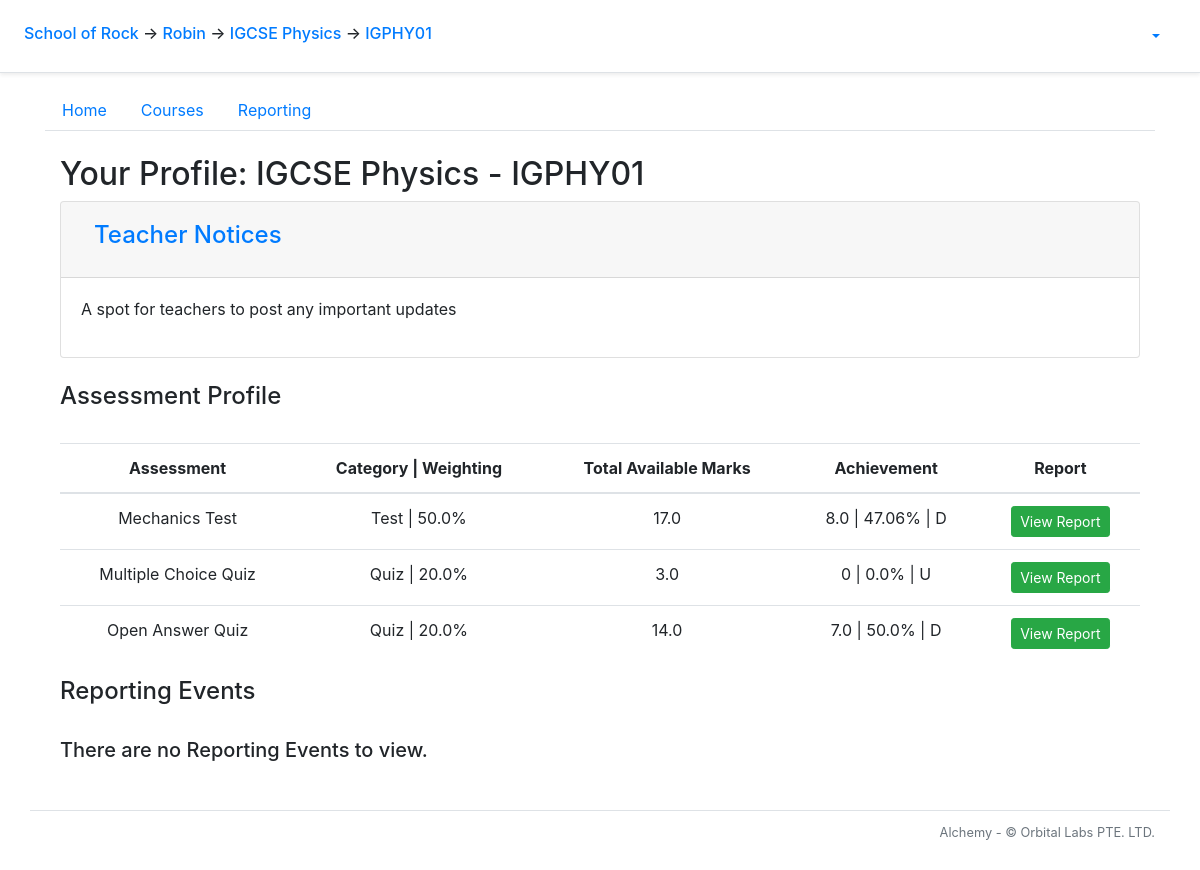
/student/1/course-view/1, run on the app's committed database.
### alchemy/models.py (models this page shows, shortened)
class School(db.Model):
    __tablename__ = 'school'
    id = db.Column(db.Integer, primary_key=True)
    name = db.Column(db.String(50))
    departments = db.relationship('Department', backref='school')
    snapshots = db.relationship('Snapshot', backref='school')

class AwsUser(db.Model):
    __tablename__ = 'aws_user'
    id = db.Column(db.Integer, primary_key=True)
    sub = db.Column(db.String(64), unique=True) # UUID string
    username = db.Column(db.String(64), nullable=False)
    group = db.Column(db.String(64), nullable=False) # Would we support multiple groups per user?
    email = db.Column(db.String(64))
    given_name = db.Column(db.String(32))
    family_name = db.Column(db.String(32))
    USER_ATTRIBUTES = ('given_name', 'family_name', 'email')

class Course(db.Model):
    __tablename__ = 'course'
    id = db.Column(db.Integer, primary_key=True)
    name = db.Column(db.String(20), nullable=False)
    department_id = db.Column(db.Integer, db.ForeignKey('department.id'))
    questions = db.relationship('Question', backref = 'q_course')
    tags = db.relationship('Tag', backref='tag_course')
    clazzes = db.relationship('Clazz', backref='course')
    papers = db.relationship('Paper', backref='course')
    grade_levels = db.relationship('GradeLevel', backref='grade_levels')
    assessment_categories = db.relationship('AssessmentCategory', backref='assessment_categories')
    checkpoints = db.relationship('Checkpoint', backref='course')

class Clazz(db.Model):
    __tablename__ = 'clazz'
    id = db.Column(db.Integer, primary_key=True)
    code = db.Column(db.String(20), nullable=False)
    course_id = db.Column(db.Integer, db.ForeignKey('course.id'))
    students = db.relationship('Student', secondary=clazzes_students, back_populates='clazzes',
        order_by='Student.id')

class Paper(db.Model):
    __tablename__ = 'paper'
    id = db.Column(db.Integer, primary_key=True)
    title = db.Column(db.String(50), nullable=False)
    scores = db.relationship('Score', backref='paper')
    paper_questions = db.relationship('PaperQuestion',
            order_by='PaperQuestion.order_number',
            collection_class=ordering_list('order_number', count_from=1))
    course_id = db.Column(db.Integer, db.ForeignKey('course.id'))
    category_id = db.Column(db.Integer, db.ForeignKey('assessment_category.id'), nullable=False)
    category = db.relationship('AssessmentCategory', back_populates='papers')
    checkpoints = db.relationship('Checkpoint', secondary=checkpoints_papers, back_populates='papers')
    @sqlalchemy.orm.reconstructor
    def __paper_construct__(self):
        self.build_profile()
    def build_profile(self):
        self.profile = paper_profile.PaperProfile()
        self.profile.total_questions = len(self.paper_questions)
        tag_list = []
        for pq in self.paper_questions:
            if len(pq.question.all_solutions) > 1:
                self.profile.total_mc_questions += 1
                self.profile.total_mc_points += pq.question.points
            elif len(pq.question.all_solutions) == 1:
                self.profile.total_oa_questions += 1
                self.profile.total_oa_points += pq.question.points
            else:
                pass
            self.profile.total_points += pq.question.points
            for tag in pq.question.tags:
                if tag not in tag_list:
                    tag_list.append(tag)
        if self.profile.total_mc_questions > 0:
            self.profile.has_mc_questions = True
        if self.profile.total_points != 0:
            self.profile.mcq_points_norm_ratio = round(self.profile.total_mc_points/self.profile.total_points*100, 1)
            self.profile.oaq_points_norm_ratio = round(self.profile.total_oa_points/self.profile.total_points*100, 1)
        for tag in tag_list:
            new_tag_profile = paper_profile.build_tag_profile(self, tag)
            new_tag_profile.calculate_q_percentage(self.profile)
            new_tag_profile.calculate_p_percentage(self.profile)
            self.profile.tag_profile_list.append(new_tag_profile)

class AssessmentCategory(db.Model):
    __tablename__ = 'assessment_category'
    id = db.Column(db.Integer, primary_key=True)
    name = db.Column(db.String())
    weight = db.Column(db.Float)
    course_id = db.Column(db.Integer, db.ForeignKey('course.id'), nullable=False)
    papers = db.relationship('Paper', back_populates='category')

### alchemy/views/student.py (the view)
@bp_student.route('/course-view/<int:course_id>')
@auth_manager.require_group
def course_view(course_id):
    g.course = models.Course.query.filter_by(id = course_id).first()
    for clazz in g.student.clazzes:
        if clazz.course.id == g.course.id:
            g.clazz = clazz
    course_profile = data_manager.StudentCourseProfile(g.student, g.course)
    return flask.render_template('student/course_view.html', profile = course_profile)

### alchemy/auth_manager.py (called while the page is built)
def auth_enabled():
    return False

def require_group(func):
    @functools.wraps(func)
    def deco(*args, **kwargs):
        if not auth_enabled():
            g.current_user = None
        elif flask_jwt_extended.verify_jwt_in_request(optional=True):
            g.current_user = flask_jwt_extended.get_current_user()
        else:
            flask.abort(401)
        return func(*args, **kwargs)
    return deco

### alchemy/reports/data_manager.py (called while the page is built)
def total_score(score_list):
    return sum(score.value for score in score_list if score.value)

def calc_percentage(numerator, denominator):
    percentage = round(numerator/denominator*100, 2)
    return percentage

def determine_grade(percentage, course):
    grade_levels = course.grade_levels
    for i in range(len(grade_levels)):
        if percentage >= grade_levels[i].lower_bound:
            new_grade = grade_levels[i].grade
            break
    return new_grade

    def build_self(self, student, course):
        for paper in course.papers:
            paper_score_tally = PaperScoreTally.from_student(student, paper)
            self.paper_score_tallies.append(paper_score_tally)
        for checkpoint in course.checkpoints:
            checkpoint_tally = checkpoint_data_manager.StudentCheckpointTally(student, checkpoint)
            self.checkpoint_tallies.append(checkpoint_tally)

    def build_self(self):
        if len(self.paper.paper_questions) == 0:
            self.percent_total = None
            self.grade = None
        else:
            self.percent_total = calc_percentage(self.raw_total, self.paper_total)
            self.grade = determine_grade(self.percent_total, self.paper.course)

### alchemy/views/clazz.py (called while the page is built)
@bp_clazz.url_defaults
def url_defaults(endpoint, values):
    if 'clazz_id' not in values:
        values['clazz_id'] = g.clazz.id

### alchemy/views/course.py (called while the page is built)
@bp_course.url_defaults
def url_defaults(endpoint, values):
    if 'course_id' not in values:
        values['course_id'] = g.course.id

### alchemy/views/profile.py (called while the page is built)
def build_tag_profile(paper, primary_tag):
    allocated_questions = 0
    allocated_points = 0
    for paper_question in paper.paper_questions:
        for tag in paper_question.question.tags:
            if tag.name == primary_tag.name:
                allocated_questions += 1
                allocated_points += paper_question.question.points
    tag_profile = TagProfile(primary_tag, allocated_questions, allocated_points)
    return tag_profile

### alchemy/views/school.py (called while the page is built)
@bp_school.url_defaults
def bp_school_url_defaults(endpoint, values):
    if 'school_id' not in values:
        values['school_id'] = g.school.id

### alchemy/templates/student/course_view.html (shortened to what this page needs)
{% extends "student/layout.html" %}
{% block student_tab_content %}
<div class='container'>
  <h2>Your Profile: {{ g.clazz.course.name }} - {{ g.clazz.code }}</h2>
</div>
<div class='container'>
  <div class="accordion" id="daily-header">
    <div class="card">
      <div class="card-header" id="header-title">
        <h3 class="mb-0">
          <button class="btn btn-link btn-block text-left" type="button" data-toggle="collapse" data-target="#header-content" aria-expanded="true" aria-controls="header-content">
            <h4>Teacher Notices</h4>
          </button>
        </h3>
      </div>
      <div id="header-content" class="collapse show" aria-labelledby="header-content" data-parent="#daily-header">
        <div class="card-body">
          <p>A spot for teachers to post any important updates</p>
        </div>
      </div>
    </div>
  </div>
</div>
<br>
<div class='container'>
  <h4>Assessment Profile</h4>
  <br>
  <table style="text-align:center" class="table table-hover">
    <tr>
      <th>Assessment</th>
      <th>Category | Weighting</th>
      <th>Total Available Marks</th>
      <th>Achievement</th>
      <th>Report</th>
    </tr>
    <tbody>
      {% for tally in profile.paper_score_tallies %}
        {% if tally.paper.paper_questions|length == 0 %}
          <tr>
            <td>{{ tally.paper.title }}</td>
            <td>{{ tally.paper.category.name }} | {{ tally.paper.category.weight }}%</td>
            <td>{{ tally.paper.profile.total_points }}</td>
            <td><p style="color: orange;">Coming Soon</p></td>
            <td><a class="btn btn-success btn-sm disabled">Not Yet Available</a></td>
          </tr>
        {% else %}
          <tr>
            <td>{{ tally.paper.title }}</td>
            {% if tally.has_all_scores %}
              <td>{{ tally.paper.category.name }} | {{ tally.paper.category.weight }}%</td>
              <td>{{ tally.paper.profile.total_points }}</td>
              <td> {{ tally.raw_total }} | {{ tally.percent_total }}% | {{ tally.grade }} </td>
              <td><a class="btn btn-success btn-sm" target="_blank" href="{{ url_for('student.paper_report', student_id = g.student.id, paper_id = tally.paper.id, clazz_id = g.clazz.id, section_selection_string_get = g.student_paper_report_sections_string) }}" >View Report</a></td>
            {% else %}
              <td>No Grade Assigned</td>
              <td><a class="btn btn-success btn-sm disabled">Not Yet Available</a></td>
            {% endif %}
          </tr>
        {% endif %}
      {% endfor %}
    </tbody>
  </table>
</div>
<div class='container'>
  <h4>Reporting Events</h4>
  <br>
  {% if g.school.snapshots|length == 0 %}
    <h5 color='red'>There are no Reporting Events to view.</h5>
  {% endif %}
</div>
{% endblock student_tab_content %}

### alchemy/templates/layout_start.html (shortened to what this page needs)
<!doctype html>
<html lang="en">
  <head>
      <link rel="stylesheet" href="https://stackpath.bootstrapcdn.com/bootstrap/4.5.0/css/bootstrap.min.css">
      <link rel="stylesheet" type="text/css" href="{{ url_for('static', filename='card-body.css') }}">
    </head>
    <body>
      <div class="p-3 px-md-4 mb-3 bg-white border-bottom shadow-sm">
        <div class="row justify-content-md-center">
          <div class="col d-flex align-items-baseline">
            <h6 class="mt-2 mr-3">
              {% if g.school %}
                <a href = "{{ url_for('school.index', school_id = g.school.id)}}">{{ g.school.name }}</a>
              {% else %}
                <b style="text-align: center;">Welcome to...</b>
              {% endif %}
              {% if g.student %}
                <span>&#8594;</span><a href = "{{ url_for('student.index', student_id = g.student.id) }}"> {{ g.student.aws_user.given_name }}</a>
              {% endif %}
              {% if g.course %}
                <span>&#8594;</span><a href = "{{ url_for('course.index', course_id = g.course.id) }}"> {{ g.course.name }}</a>
              {% endif %}
              {% if g.clazz %}
                <span>&#8594;</span><a href = "{{ url_for('course.clazz.index', clazz_id = g.clazz.id) }}"> {{ g.clazz.code }}</a>
              {% endif %}
            </h6>
          </div>
          <div class="col-md-auto d-flex align-items-baseline">
            {% if 'current_user' in g %}
            <ul class="nav nav-pills">
              <li class="nav-item dropdown">
                <a class="nav-link dropdown-toggle" data-toggle="dropdown" href="#" role="button" aria-haspopup="true" aria-expanded="false">{{ g.current_user.username }}</a>
              </li>
            </ul>
            {% endif %}
          </div>
        </div>
      </div>

### data on the page
School: school.name "School of Rock"
AwsUser: student.aws_user.given_name "Robin"
Course: course.name "IGCSE Physics", clazz.course.name "IGCSE Physics"
Clazz: clazz.code "IGPHY01"
Paper: paper "Mechanics Test"
AssessmentCategory: paper.category.name "Test", paper.category.weight "50.0"
Paper: paper "Multiple Choice Quiz"
AssessmentCategory: paper.category.name "Quiz" "Quiz", paper.category.weight "20.0" "20.0"
Paper: paper "Open Answer Quiz"

### other printed values
{{ tally.paper.profile.total_points }} "17.0" "3.0" "14.0"
{{ tally.raw_total }} "8.0" "0" "7.0"
{{ tally.percent_total }} "47.06" "0.0" "50.0"
{{ tally.grade }} "D" "U" "D"
